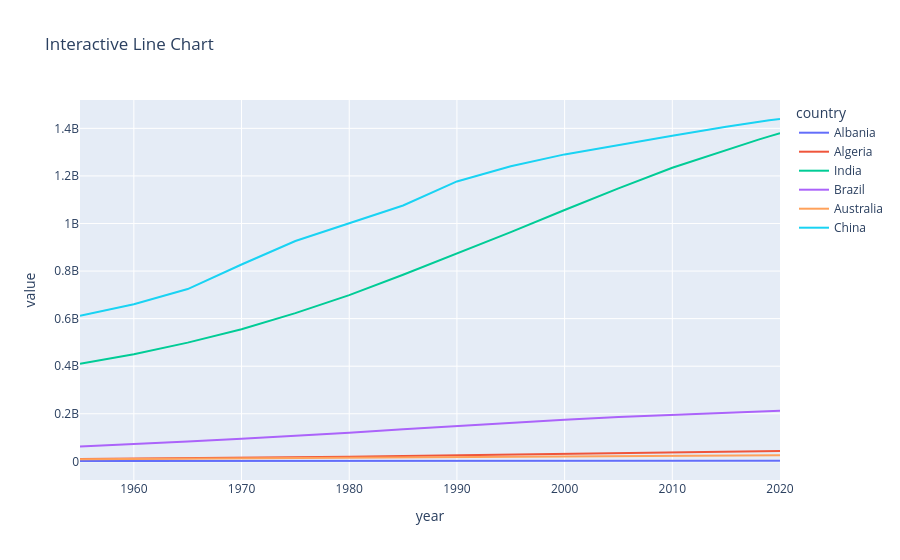

This figure's notebook cell:
### Code cell
# 1. Tell Pandas to use Plotly directly for plotting
import pandas as pd
pd.options.plotting.backend = "plotly"

# 2. Plot your dataframe normally (it will be fully interactive!)
fig = df1.plot(title="Interactive Line Chart")
fig.show()

### Figure 1 — Plotly figure (JSON) as saved in the notebook; plotly's stock layout.template omitted (floating-point values rounded to 4 significant figures)
{"data": [{"hovertemplate": "country=Albania<br>year=%{x}<br>value=%{y}<extra></extra>", "legendgroup": "Albania", "line": {"color": "#636efa", "dash": "solid"}, "marker": {"symbol": "circle"}, "mode": "lines", "name": "Albania", "orientation": "v", "showlegend": true, "x": [1955, 1960, 1965, 1970, 1975, 1980, 1985, 1990, 1995, 2000, 2005, 2010, 2015, 2016, 2017, 2018, 2019, 2020], "xaxis": "x", "y": [1419994, 1636090, 1896171, 2150707, 2411732, 2682690, 2969672, 3286073, 3112936, 3129243, 3086810, 2948023, 2890513, 2886438, 2884169, 2882740, 2880917, 2877797], "yaxis": "y", "type": "scatter"}, {"hovertemplate": "country=Algeria<br>year=%{x}<br>value=%{y}<extra></extra>", "legendgroup": "Algeria", "line": {"color": "#EF553B", "dash": "solid"}, "marker": {"symbol": "circle"}, "mode": "lines", "name": "Algeria", "orientation": "v", "showlegend": true, "x": [1955, 1960, 1965, 1970, 1975, 1980, 1985, 1990, 1995, 2000, 2005, 2010, 2015, 2016, 2017, 2018, 2019, 2020], "xaxis": "x", "y": [9774283, 11057863, 12550885, 14464985, 16607707, 19221665, 22431502, 25758869, 28757785, 31042235, 33149724, 35977455, 39728025, 40551392, 41389189, 42228408, 43053054, 43851044], "yaxis": "y", "type": "scatter"}, {"hovertemplate": "country=India<br>year=%{x}<br>value=%{y}<extra></extra>", "legendgroup": "India", "line": {"color": "#00cc96", "dash": "solid"}, "marker": {"symbol": "circle"}, "mode": "lines", "name": "India", "orientation": "v", "showlegend": true, "x": [1955, 1960, 1965, 1970, 1975, 1980, 1985, 1990, 1995, 2000, 2005, 2010, 2015, 2016, 2017, 2018, 2019, 2020], "xaxis": "x", "y": [409880595, 450547679, 499123324, 555189792, 623102897, 698952844, 784360008, 873277798, 963922588, 1056575549, 1147609927, 1234281170, 1310152403, 1324517249, 1338676785, 1352642280, 1366417754, 1380004385], "yaxis": "y", "type": "scatter"}, {"hovertemplate": "country=Brazil<br>year=%{x}<br>value=%{y}<extra></extra>", "legendgroup": "Brazil", "line": {"color": "#ab63fa", "dash": "solid"}, "marker": {"symbol": "circle"}, "mode": "lines", "name": "Brazil", "orientation": "v", "showlegend": true, "x": [1955, 1960, 1965, 1970, 1975, 1980, 1985, 1990, 1995, 2000, 2005, 2010, 2015, 2016, 2017, 2018, 2019, 2020], "xaxis": "x", "y": [62533919, 72179226, 83373530, 95113265, 107216205, 120694009, 135274080, 149003223, 162019896, 174790340, 186127103, 195713635, 204471769, 206163053, 207833823, 209469323, 211049527, 212559417], "yaxis": "y", "type": "scatter"}, {"hovertemplate": "country=Australia<br>year=%{x}<br>value=%{y}<extra></extra>", "legendgroup": "Australia", "line": {"color": "#FFA15A", "dash": "solid"}, "marker": {"symbol": "circle"}, "mode": "lines", "name": "Australia", "orientation": "v", "showlegend": true, "x": [1955, 1960, 1965, 1970, 1975, 1980, 1985, 1990, 1995, 2000, 2005, 2010, 2015, 2016, 2017, 2018, 2019, 2020], "xaxis": "x", "y": [9165707, 10242076, 11313195, 12793034, 13773288, 14588405, 15663663, 16960597, 17993074, 18991431, 20178540, 22154679, 23932502, 24262712, 24584620, 24898152, 25203198, 25499884], "yaxis": "y", "type": "scatter"}, {"hovertemplate": "country=China<br>year=%{x}<br>value=%{y}<extra></extra>", "legendgroup": "China", "line": {"color": "#19d3f3", "dash": "solid"}, "marker": {"symbol": "circle"}, "mode": "lines", "name": "China", "orientation": "v", "showlegend": true, "x": [1955, 1960, 1965, 1970, 1975, 1980, 1985, 1990, 1995, 2000, 2005, 2010, 2015, 2016, 2017, 2018, 2019, 2020], "xaxis": "x", "y": [612241554, 660408056, 724218968, 827601394, 926240885, 1000089235, 1075589361, 1176883674, 1240920535, 1290550765, 1330776380, 1368810615, 1406847870, 1414049351, 1421021791, 1427647786, 1433783686, 1439323776], "yaxis": "y", "type": "scatter"}], "layout": {"xaxis": {"anchor": "y", "domain": [0, 1], "title": {"text": "year"}}, "yaxis": {"anchor": "x", "domain": [0, 1], "title": {"text": "value"}}, "legend": {"title": {"text": "country"}, "tracegroupgap": 0}, "title": {"text": "Interactive Line Chart"}}}
